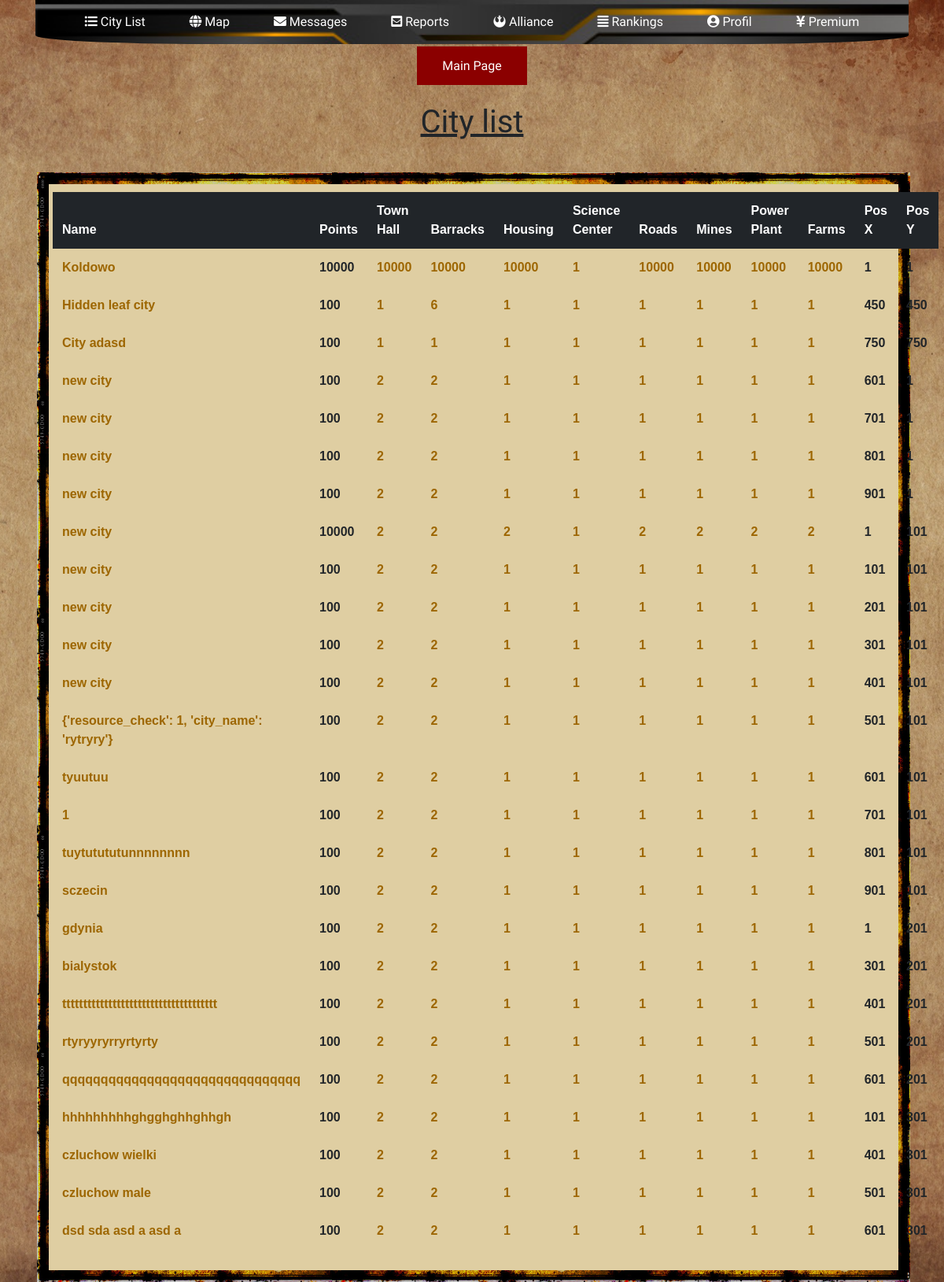
/miasto/city_list/ (signed in), run on an earlier commit of the app's database.
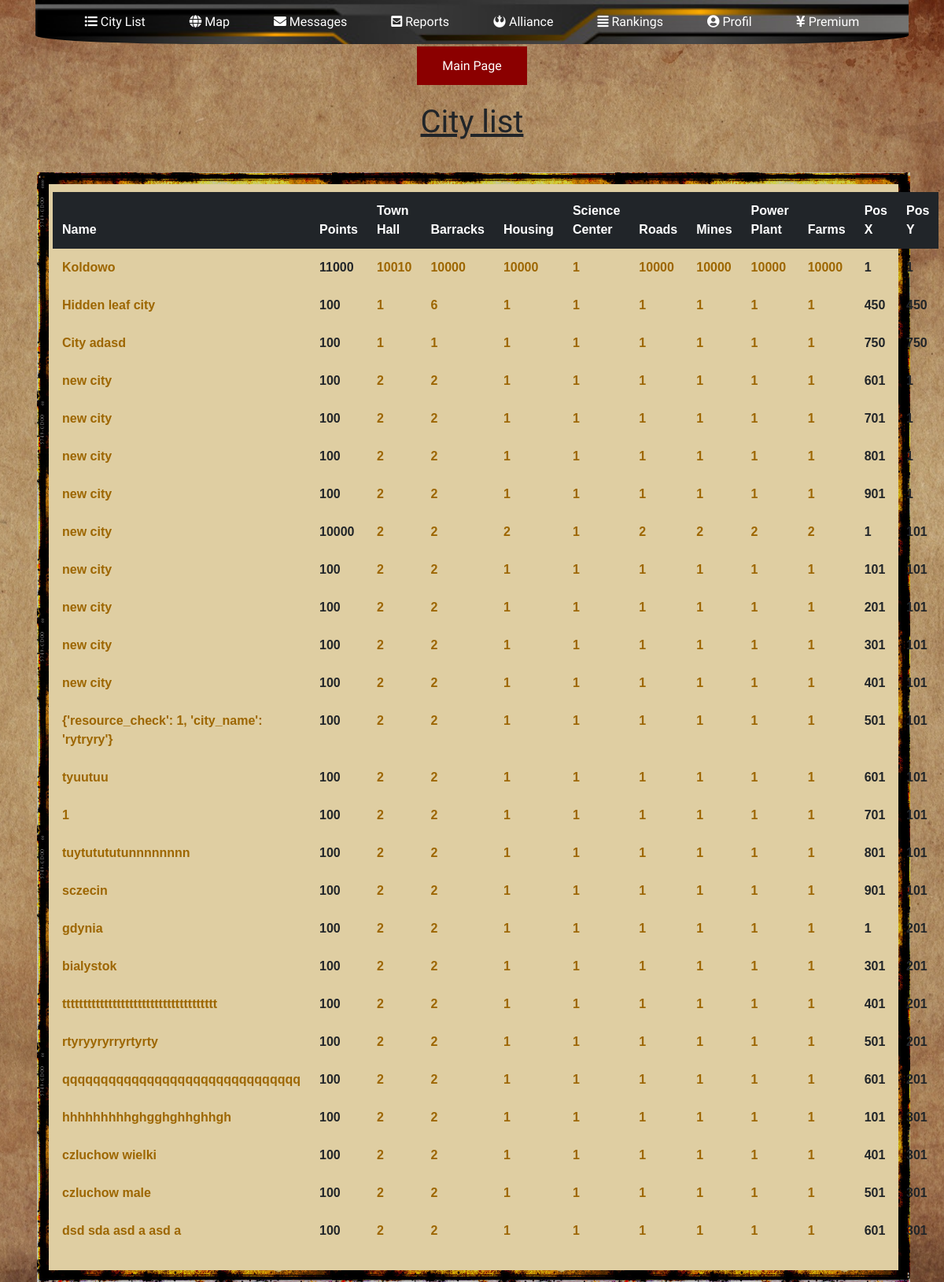
And on a later commit of the database.
### cityMap/models.py (models this page shows, shortened)
class CityOwned(models.Model):
    city_owner = models.ForeignKey('auth.User', on_delete=models.CASCADE)
    city_name = models.CharField(max_length=100, default="City")
    is_capital = models.BooleanField(default=False)
    pos_x = models.IntegerField(default=1)
    pos_y = models.IntegerField(default=1)
    server = models.ForeignKey(Server, on_delete=models.CASCADE, blank=True, null=True)
    town_hall = models.IntegerField(default=1)
    barracks = models.IntegerField(default=1)
    roads = models.IntegerField(default=1)
    mines = models.IntegerField(default=1)
    power_plant = models.IntegerField(default=1)
    farms = models.IntegerField(default=1)
    housing = models.IntegerField(default=1)
    infantry = models.IntegerField(default=0)
    hinfantry = models.IntegerField(default=0)
    planes = models.IntegerField(default=0)
    ltanks = models.IntegerField(default=0)
    htanks = models.IntegerField(default=0)
    motorized = models.IntegerField(default=0)
    food = models.IntegerField(default=0)
    electricity = models.IntegerField(default=0)
    ore = models.IntegerField(default=0)
    population = models.IntegerField(default=100)
    points = models.IntegerField(default=100)
    research_th1 = models.IntegerField(default=0)
    research_th2 = models.IntegerField(default=0)
    research_m = models.IntegerField(default=0)
    research_f = models.IntegerField(default=0)
    research_pp = models.IntegerField(default=0)
    research_r = models.IntegerField(default=0)
    research_h = models.IntegerField(default=0)
    research_b = models.IntegerField(default=0)

### cityMap/views.py (the view)
# urls.py: path('city_list/', views.main_page_city_list, name='main_page_city_list'),
@login_required(login_url=main_page)
def main_page_city_list(request):
    user = request.user
    city_list = CityOwned.objects.filter(city_owner=user.id)
    return render(request, 'indexCityList.html', {'city_list': city_list})

### cityMap/templates/indexCityList.html
{% extends 'cityList.html' %}
{% block cityListPanel %}
<div style="width: 1110px">
    <div class="row col-lg-12 cityListPanel">
        <table class="table table-hover table-borderless">
            <thead class="thead-dark">
            <tr>
                <th scope="col">Name</th>
                <th scope="col">Points</th>
                <th scope="col">Town Hall</th>
                <th scope="col">Barracks</th>
                <th scope="col">Housing</th>
                <th scope="col">Science Center</th>
                <th scope="col">Roads</th>
                <th scope="col">Mines</th>
                <th scope="col">Power Plant</th>
                <th scope="col">Farms</th>
                <th scope="col">Pos X</th>
                <th scope="col">Pos Y</th>
            </tr>
            </thead>
            <tbody>
            {% for city in city_list %}
            <tr>
                <td><a href='../{{ city.id }}/'>{{ city.city_name }}</a></td>
                <td>{{ city.points }}</td>
                <td><a href='../{{ city.id }}/rozbudowa/'>{{ city.town_hall }}</a></td>
                <td><a href='../{{ city.id }}/rekrutacja/'>{{ city.barracks }}</a></td>
                <td><a href='../{{ city.id }}/mieszkania/'>{{ city.housing }}</a></td>
                <td><a href='../{{ city.id }}/laboratorium/'>1</a></td>
                <td><a href='../{{ city.id }}/drogi/'>{{ city.roads }}</a></td>
                <td><a href='../{{ city.id }}/kopalnia/'>{{ city.mines }}</a></td>
                <td><a href='../{{ city.id }}/elektrownia/'>{{ city.power_plant }}</a></td>
                <td><a href='../{{ city.id }}/farmy/'>{{ city.farms }}</a></td>
                <td>{{ city.pos_x }}</td>
                <td>{{ city.pos_y }}</td>
            </tr>
            {% endfor %}
            </tbody>
        </table>
    </div>
</div>
{% endblock %}

What changed in the data, as far as the page shows it:
changed CityOwned "Koldowo": points "10000" → "11000"; town_hall "10000" → "10010"
